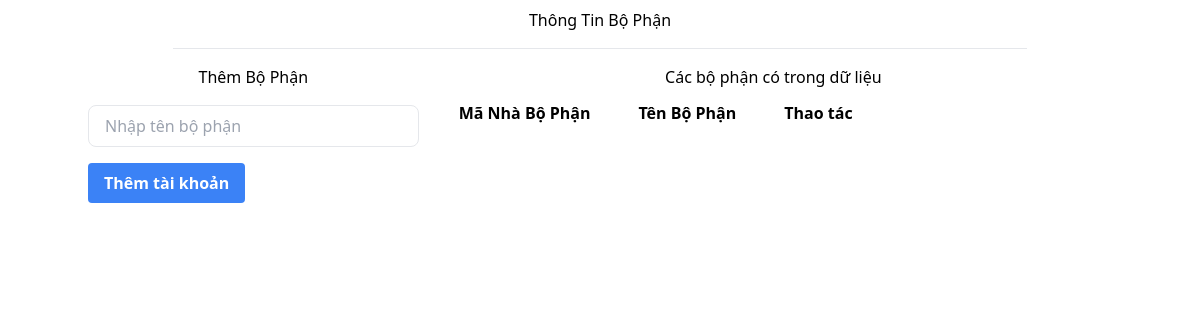
The page /admins/bophan.php on the database as committed earlier.
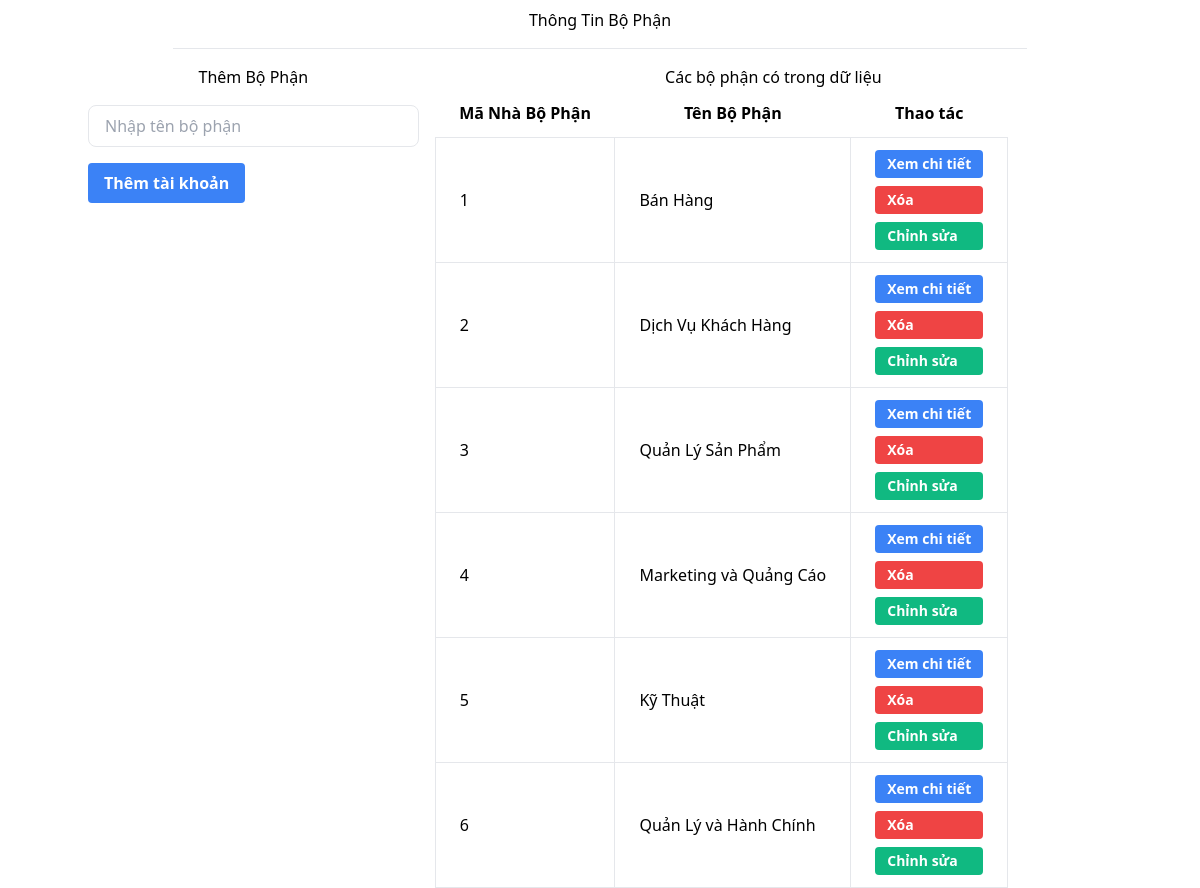
The same page on the database as committed later.
### tables this page shows
CREATE TABLE `bophan` (
  `MaBoPhan` int(5) NOT NULL,
  `TenBoPhan` varchar(100) NOT NULL
);

### admins/action_bophan.php (called while the page is built, shortened)
<?php
$id = "";
$tenbp = "";

### admins/bophan.php (the view, shortened to what this page needs)
<?php
include 'action_bophan.php';
?>
<!DOCTYPE html>
<html lang="en">
<head>
    <link href="https://cdn.jsdelivr.net/npm/tailwindcss@2.2.19/dist/tailwind.min.css" rel="stylesheet">
</head>
<body class="bg-white">
    <div class="container mx-auto">
        <div class="container-fluid">
            <div class="flex justify-center">
                <div class="w-10/12">
                    <h3 class="text-center text-dark mt-2">Thông Tin Bộ Phận</h3>
                    <hr class="my-4">
                </div>
            </div>
            <div class="grid grid-cols-12 gap-4">
                <div class="col-span-12 md:col-span-4">
                    <h3 class="text-center text-info">Thêm Bộ Phận</h3>
                    <form action="action_bophan.php" method="post" enctype="multipart/form-data" class="mt-4">
                        <div class="mb-4">
                            <input type="text" name="tenbp" value="<?= $tenbp; ?>" class="border rounded-lg px-4 py-2 w-full" placeholder="Nhập tên bộ phận" required>
                        </div>
                        <div class="mb-4">
                            <?php if ($id == true) { ?>
                                <input type="submit" name="update" class="bg-green-500 hover:bg-green-600 text-white font-bold py-2 px-4 rounded" value="Cập nhập">
                            <?php } else { ?>
                                <input type="submit" name="add" class="bg-blue-500 hover:bg-blue-600 text-white font-bold py-2 px-4 rounded" value="Thêm tài khoản">
                            <?php } ?>
                        </div>
                    </form>
                </div>
                <div class="col-span-12 md:col-span-8">
                    <?php
                    $query = 'SELECT * FROM bophan';
                    $stmt = $conn->prepare($query);
                    $stmt->execute();
                    $result = $stmt->get_result();
                    ?>
                    <h3 class="text-center text-info">Các bộ phận có trong dữ liệu</h3>
                    <div class="account-list max-h-500 overflow-y-scroll w-900">
                        <table class="table-auto" id="data-table">
                            <thead>
                                <tr>
                                    <th class="px-6 py-3">Mã Nhà Bộ Phận</th>
                                    <th class="px-6 py-3">Tên Bộ Phận</th>
                                    <th class="px-6 py-3">Thao tác</th>
                                </tr>
                            </thead>
                            <tbody>
                                <?php while ($row = $result->fetch_assoc()) { ?>
                                    <tr class="bg-white hover:bg-gray-100 transition duration-300" >
                                        <td class="border px-6 py-3"><?= $row['MaBoPhan']; ?></td>
                                        <td class="border px-6 py-3"><?= $row['TenBoPhan']; ?></td>
                                        <td class="border px-6 py-3">
                                            <div class="flex flex-col">
                                                <a href="details_ncc.php?details=<?= $row['MaBoPhan']; ?>" class="bg-blue-500 hover:bg-blue-700 text-white font-bold py-1 px-3 rounded mb-2 text-sm">Xem chi tiết</a>
                                                <a href="action_bophan.php?delete=<?= $row['MaBoPhan']; ?>" onclick="return confirm('Bạn có chắc là muốn xóa?');" class="bg-red-500 hover:bg-red-700 text-white font-bold py-1 px-3 rounded mb-2 text-sm">Xóa</a>
                                                <a href="bophan.php?edit=<?= $row['MaBoPhan']; ?>" class="bg-green-500 hover:bg-green-700 text-white font-bold py-1 px-3 rounded text-sm">Chỉnh sửa</a>
                                            </div>
                                        </td>
                                    </tr>
                                <?php } ?>
                            </tbody>
                        </table>
                    </div>
                </div>
            </div>
        </div>
    </div>
</body>
</html>

Rows that differ between the two databases and show on the page:
added bophan: MaBoPhan "1", TenBoPhan "Bán Hàng"
added bophan: MaBoPhan "2", TenBoPhan "Dịch Vụ Khách Hàng"
added bophan: MaBoPhan "3", TenBoPhan "Quản Lý Sản Phẩm"
added bophan: MaBoPhan "4", TenBoPhan "Marketing và Quảng Cáo"
added bophan: MaBoPhan "5", TenBoPhan "Kỹ Thuật"
added bophan: MaBoPhan "6", TenBoPhan "Quản Lý và Hành Chính"
